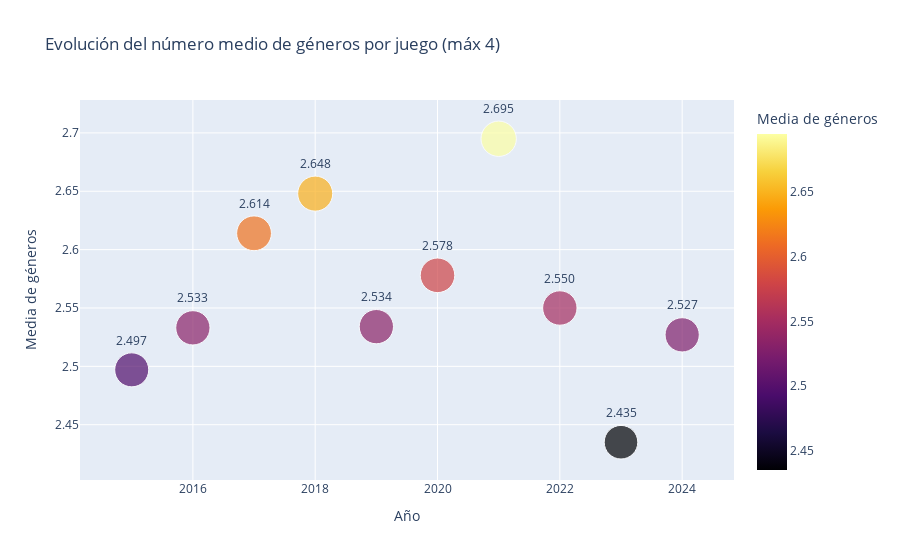

The code cell stored with this chart in its notebook:
### Markdown cell above
### 7. Visualización 1 – Gráfico de burbujas
Se muestra un gráfico interactivo donde cada burbuja representa el año y el número medio de géneros por juego. El valor aparece sobre cada burbuja.

### Code cell
# Filtrar juegos con hasta 4 géneros
df = df[df['n_generos'] <= 4]

# Agrupar y calcular media
generos_por_año = df.groupby('año')['n_generos'].mean().round(3).reset_index()

# Visualización con burbujas
fig1 = px.scatter(
    generos_por_año,
    x='año',
    y='n_generos',
    size='n_generos',
    color='n_generos',
    title='Evolución del número medio de géneros por juego (máx 4)',
    labels={'n_generos': 'Media de géneros', 'año': 'Año'},
    hover_name='año',
    size_max=25,
    color_continuous_scale='inferno',
    text='n_generos'
)
fig1.update_traces(texttemplate='%{text:.3f}', textposition='top center')
fig1.show()

### Figure 1 — Plotly figure (JSON) as saved in the notebook; plotly's stock layout.template omitted (floating-point values rounded to 4 significant figures)
{"data": [{"hovertemplate": "<b>%{hovertext}</b><br><br>Año=%{x}<br>Media de géneros=%{marker.color}<extra></extra>", "hovertext": [2015, 2016, 2017, 2018, 2019, 2020, 2021, 2022, 2023, 2024], "legendgroup": "", "marker": {"color": [2.497, 2.533, 2.614, 2.648, 2.534, 2.578, 2.695, 2.55, 2.435, 2.527], "coloraxis": "coloraxis", "size": [2.497, 2.533, 2.614, 2.648, 2.534, 2.578, 2.695, 2.55, 2.435, 2.527], "sizemode": "area", "sizeref": 0.004312, "symbol": "circle"}, "mode": "markers+text", "name": "", "orientation": "v", "showlegend": false, "text": [2.497, 2.533, 2.614, 2.648, 2.534, 2.578, 2.695, 2.55, 2.435, 2.527], "textposition": "top center", "texttemplate": "%{text:.3f}", "type": "scatter", "x": [2015, 2016, 2017, 2018, 2019, 2020, 2021, 2022, 2023, 2024], "xaxis": "x", "y": [2.497, 2.533, 2.614, 2.648, 2.534, 2.578, 2.695, 2.55, 2.435, 2.527], "yaxis": "y"}], "layout": {"coloraxis": {"colorbar": {"title": {"text": "Media de géneros"}}, "colorscale": [[0, "#000004"], [0.1111, "#1b0c41"], [0.2222, "#4a0c6b"], [0.3333, "#781c6d"], [0.4444, "#a52c60"], [0.5556, "#cf4446"], [0.6667, "#ed6925"], [0.7778, "#fb9b06"], [0.8889, "#f7d13d"], [1, "#fcffa4"]]}, "legend": {"itemsizing": "constant", "tracegroupgap": 0}, "title": {"text": "Evolución del número medio de géneros por juego (máx 4)"}, "xaxis": {"anchor": "y", "domain": [0, 1], "title": {"text": "Año"}}, "yaxis": {"anchor": "x", "domain": [0, 1], "title": {"text": "Media de géneros"}}}}
